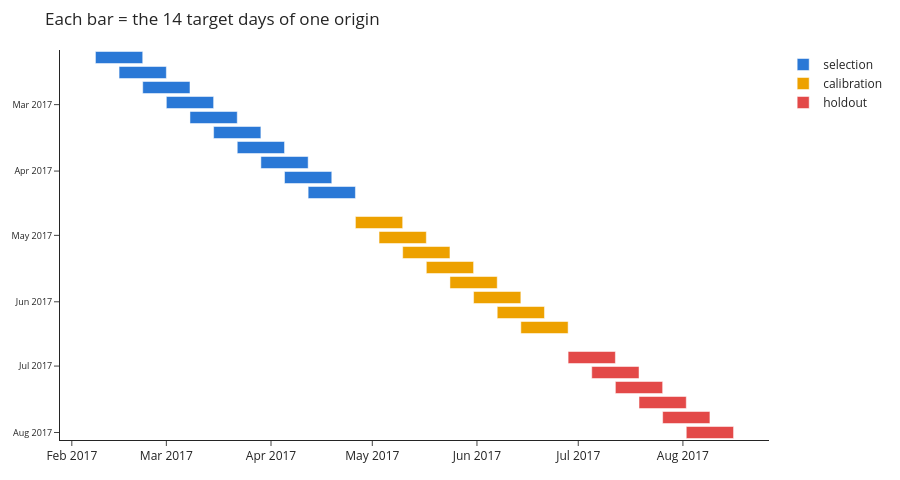

The cell this chart's notebook holds for it:
### Code cell
win = pd.DataFrame([{"stage": s, "origin": o, "start": pd.Timestamp(o) + pd.Timedelta(days=1),
                     "end": pd.Timestamp(o) + pd.Timedelta(days=cal["horizon"] + 1)}
                    for s, os_ in cal["stages"].items() for o in os_])
fig = px.timeline(win, x_start="start", x_end="end", y="origin", color="stage",
                  color_discrete_map={"selection": "#2a78d6", "calibration": "#eda100", "holdout": "#e34948"},
                  title="Each bar = the 14 target days of one origin")
fig.update_yaxes(autorange="reversed", title=None, tickfont=dict(size=9))
fig.update_layout(**{**LAYOUT, "height": 480}, xaxis_title=None)
fig.show()

### Figure 1 — Plotly figure (JSON) as saved in the notebook; plotly's stock layout.template omitted (floating-point values rounded to 4 significant figures)
{"data": [{"alignmentgroup": "True", "base": ["2017-02-08T00:00:00", "2017-02-15T00:00:00", "2017-02-22T00:00:00", "2017-03-01T00:00:00", "2017-03-08T00:00:00", "2017-03-15T00:00:00", "2017-03-22T00:00:00", "2017-03-29T00:00:00", "2017-04-05T00:00:00", "2017-04-12T00:00:00"], "hovertemplate": "stage=selection<br>start=%{base}<br>end=%{x}<br>origin=%{y}<extra></extra>", "legendgroup": "selection", "marker": {"color": "#2a78d6", "pattern": {"shape": ""}}, "name": "selection", "offsetgroup": "selection", "orientation": "h", "showlegend": true, "textposition": "auto", "type": "bar", "x": [1210000000.0, 1210000000.0, 1210000000.0, 1210000000.0, 1210000000.0, 1210000000.0, 1210000000.0, 1210000000.0, 1210000000.0, 1210000000.0], "xaxis": "x", "y": ["2017-02-07", "2017-02-14", "2017-02-21", "2017-02-28", "2017-03-07", "2017-03-14", "2017-03-21", "2017-03-28", "2017-04-04", "2017-04-11"], "yaxis": "y"}, {"alignmentgroup": "True", "base": ["2017-04-26T00:00:00", "2017-05-03T00:00:00", "2017-05-10T00:00:00", "2017-05-17T00:00:00", "2017-05-24T00:00:00", "2017-05-31T00:00:00", "2017-06-07T00:00:00", "2017-06-14T00:00:00"], "hovertemplate": "stage=calibration<br>start=%{base}<br>end=%{x}<br>origin=%{y}<extra></extra>", "legendgroup": "calibration", "marker": {"color": "#eda100", "pattern": {"shape": ""}}, "name": "calibration", "offsetgroup": "calibration", "orientation": "h", "showlegend": true, "textposition": "auto", "type": "bar", "x": [1210000000.0, 1210000000.0, 1210000000.0, 1210000000.0, 1210000000.0, 1210000000.0, 1210000000.0, 1210000000.0], "xaxis": "x", "y": ["2017-04-25", "2017-05-02", "2017-05-09", "2017-05-16", "2017-05-23", "2017-05-30", "2017-06-06", "2017-06-13"], "yaxis": "y"}, {"alignmentgroup": "True", "base": ["2017-06-28T00:00:00", "2017-07-05T00:00:00", "2017-07-12T00:00:00", "2017-07-19T00:00:00", "2017-07-26T00:00:00", "2017-08-02T00:00:00"], "hovertemplate": "stage=holdout<br>start=%{base}<br>end=%{x}<br>origin=%{y}<extra></extra>", "legendgroup": "holdout", "marker": {"color": "#e34948", "pattern": {"shape": ""}}, "name": "holdout", "offsetgroup": "holdout", "orientation": "h", "showlegend": true, "textposition": "auto", "type": "bar", "x": [1210000000.0, 1210000000.0, 1210000000.0, 1210000000.0, 1210000000.0, 1210000000.0], "xaxis": "x", "y": ["2017-06-27", "2017-07-04", "2017-07-11", "2017-07-18", "2017-07-25", "2017-08-01"], "yaxis": "y"}], "layout": {"barmode": "overlay", "font": {"size": 12}, "height": 480, "legend": {"title": {}, "tracegroupgap": 0}, "margin": {"b": 40, "l": 50, "r": 20, "t": 50}, "title": {"text": "Each bar = the 14 target days of one origin"}, "xaxis": {"anchor": "y", "domain": [0.0, 1.0], "title": {}, "type": "date"}, "yaxis": {"anchor": "x", "autorange": "reversed", "domain": [0.0, 1.0], "tickfont": {"size": 9}, "title": {}}}}
